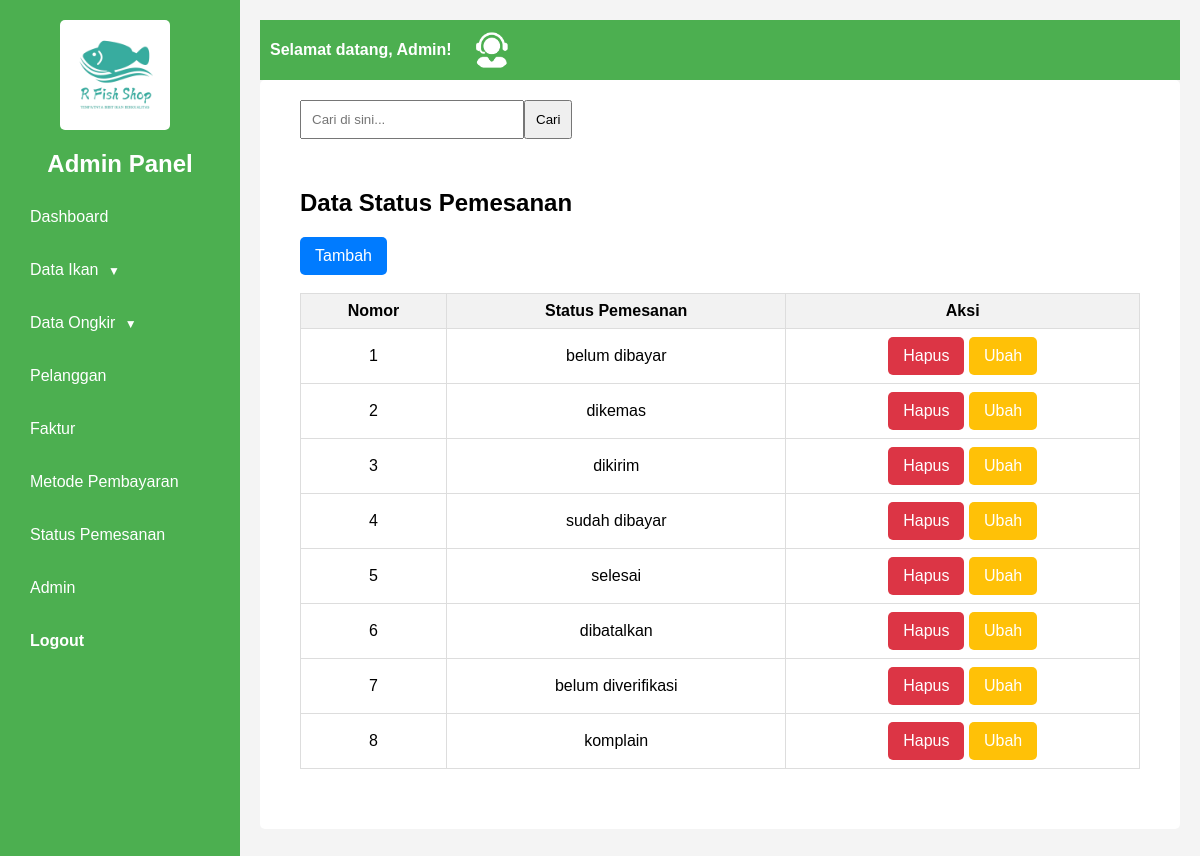
Screenshot of /admin/index.php?halaman=status (signed in) with the database file from the repository.
### tables this page shows
CREATE TABLE `status_pemesanan` (
  `id_status` varchar(10) NOT NULL,
  `status` varchar(20) NOT NULL
);

### admin/status.php (the view)
<div class="report-box">
	<form action="index.php?halaman=caristatus" method="POST" class="search-box-data">
        <input type="text" name="keyword" placeholder="Cari di sini..." autocomplete="off">
        <button type="submit" name="cari">Cari</button>
    </form>
	<div class="product-table-container">
    <h2>Data Status Pemesanan</h2>
    <a href="index.php?halaman=tambahstatus" class="btn-custom-primary">Tambah</a><br><br>
	<table class="product-table">
    <thead>
		<tr>
			<th>Nomor</th>
			<th>Status Pemesanan</th>
			<th>Aksi</th>
		</tr>
	</thead>
    <tbody>
		<?php $nomor=1; ?>
		<?php $ambil=$koneksi->query("SELECT * FROM status_pemesanan");
		while($pecah = $ambil->fetch_assoc()){?>
		<tr>
			<td><center><?php echo $nomor; ?></td>
			<td><?php echo $pecah['status']; ?></td>
			<td>
				<a href="hapusstatus.php?id_status=<?php echo $pecah['id_status']?>" onclick="return confirm('Apakah Anda yakin ingin menghapus data?')" class="btn-custom-danger" name="hapus">Hapus</a>
				<a href="index.php?halaman=ubahstatus&id_status=<?php echo $pecah['id_status']?>" class="btn-custom-warning">Ubah</a>
			</td>
		</tr>
		<?php $nomor++; ?>
		<?php } ?>
	</tbody>
    </table>
    </div>
</div>

### css/styleadmin.css (style rules this page uses)
body { font-family: Arial, sans-serif; margin: 0; padding: 0; background-color: #f4f4f4; }
.report-box { background: #fff; padding: 20px; margin-bottom: 20px; border-radius: 5px; box-sizing: border-box; }
.search-box-data { display: flex; margin-left: 20px; margin-bottom: 10px; }
.search-box-data input { padding: 10px; width: 200px; }
.search-box-data button { padding: 10px; }
.product-table-container { background: #fff; padding: 20px; border-radius: 5px; margin-bottom: 20px; }
.product-table { width: 100%; border-collapse: collapse; }
.product-table th, .product-table td { border: 1px solid #ddd; padding: 8px; text-align: center; }
.product-table th { background: #f2f2f2; }
.btn-custom-primary { display: inline-block; padding: 10px 15px; color: white; background-color: #007bff; border: none; border-radius: 5px; text-decoration: none; text-align: center; }
.btn-custom-danger { display: inline-block; padding: 10px 15px; color: white; background-color: #dc3545; border: none; border-radius: 5px; text-decoration: none; text-align: center; }
.btn-custom-warning { display: inline-block; padding: 10px 15px; color: white; background-color: #ffc107; border: none; border-radius: 5px; text-decoration: none; text-align: center; }

### rows the page displays
status_pemesanan: status "belum dibayar"
status_pemesanan: status "dikemas"
status_pemesanan: status "dikirim"
status_pemesanan: status "sudah dibayar"
status_pemesanan: status "selesai"
status_pemesanan: status "dibatalkan"
status_pemesanan: status "belum diverifikasi"
status_pemesanan: status "komplain"
